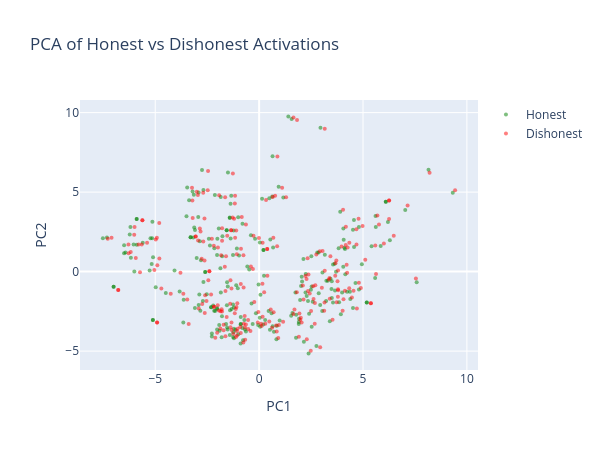

Notebook code for this chart:
### Code cell
# Build training data: dishonest=1 (positive class), honest=0 (negative class)
train_all_acts = t.cat([train_dishonest[mid_layer], train_honest[mid_layer]], dim=0)
train_all_labels = t.cat([t.ones(len(train_dishonest[mid_layer])), t.zeros(len(train_honest[mid_layer]))])

mm_probe = MMProbe.from_data(train_all_acts, train_all_labels)
lr_probe = LRProbe.from_data(train_all_acts, train_all_labels, C=0.001)

# Evaluate MM on train/test
train_all = t.cat([train_dishonest[mid_layer], train_honest[mid_layer]])
train_y = t.cat([t.ones(len(train_dishonest[mid_layer])), t.zeros(len(train_honest[mid_layer]))])
test_all = t.cat([test_dishonest[mid_layer], test_honest[mid_layer]])
test_y = t.cat([t.ones(len(test_dishonest[mid_layer])), t.zeros(len(test_honest[mid_layer]))])

mms_train_acc = (mm_probe.pred(train_all) == train_all_labels).float().mean().item()
mms_test_acc = (mm_probe.pred(test_all) == test_y).float().mean().item()

# Evaluate LR on train/test
lr_train_acc = (lr_probe.pred(train_all) == train_all_labels).float().mean().item()
lr_test_acc = (lr_probe.pred(test_all) == test_y).float().mean().item()

assert mms_train_acc > 0.6, f"MM train accuracy too low: {mms_train_acc:.3f}"
assert lr_train_acc > 0.6, f"LR train accuracy too low: {lr_train_acc:.3f}"

probe_results = pd.DataFrame(
    {
        "Probe": ["MM", "LR"],
        "Train Acc": [f"{mms_train_acc:.3f}", f"{lr_train_acc:.3f}"],
        "Test Acc": [f"{mms_test_acc:.3f}", f"{lr_test_acc:.3f}"],
    }
)
print("Deception probe accuracy:")
display(probe_results)

# PCA scatter of honest vs dishonest
all_acts = t.cat([train_honest[mid_layer], train_dishonest[mid_layer]])
pcs = get_pca_components(all_acts, k=2)
centered = all_acts - all_acts.mean(dim=0)
projected = (centered @ pcs).numpy()
n_honest = len(train_honest[mid_layer])
colors = ["green"] * n_honest + ["red"] * (len(all_acts) - n_honest)

fig = go.Figure()
fig.add_trace(
    go.Scatter(
        x=projected[:n_honest, 0],
        y=projected[:n_honest, 1],
        mode="markers",
        marker=dict(color="green", size=4, opacity=0.5),
        name="Honest",
    )
)
fig.add_trace(
    go.Scatter(
        x=projected[n_honest:, 0],
        y=projected[n_honest:, 1],
        mode="markers",
        marker=dict(color="red", size=4, opacity=0.5),
        name="Dishonest",
    )
)
fig.update_layout(
    title="PCA of Honest vs Dishonest Activations", xaxis_title="PC1", yaxis_title="PC2", height=450, width=600
)
fig.show()

# Histogram of LR scores on test set
lr_scores_test = lr_probe(test_all).detach().numpy()
n_test_dis = len(test_dishonest[mid_layer])
fig = go.Figure()
fig.add_trace(
    go.Histogram(x=lr_scores_test[n_test_dis:], name="Honest", marker_color="green", opacity=0.6, nbinsx=20)
)
fig.add_trace(
    go.Histogram(x=lr_scores_test[:n_test_dis], name="Dishonest", marker_color="red", opacity=0.6, nbinsx=20)
)
fig.update_layout(
    title="LR Probe Score Distribution (Test Set)",
    xaxis_title="P(Deceptive)",
    yaxis_title="Count",
    barmode="overlay",
    height=400,
    width=600,
)
fig.show()

### Figure 1 — Plotly figure (JSON) as saved in the notebook; plotly's stock layout.template omitted (floating-point values rounded to 4 significant figures; data arrays with more than 128 entries replaced by an {"elided": "..."} marker saying what was removed)
{"data": [{"marker": {"color": "green", "opacity": 0.5, "size": 4}, "mode": "markers", "name": "Honest", "type": "scatter", "x": {"elided": "244 float values"}, "y": {"elided": "244 float values"}}, {"marker": {"color": "red", "opacity": 0.5, "size": 4}, "mode": "markers", "name": "Dishonest", "type": "scatter", "x": {"elided": "244 float values"}, "y": {"elided": "244 float values"}}], "layout": {"height": 450, "title": {"text": "PCA of Honest vs Dishonest Activations"}, "width": 600, "xaxis": {"title": {"text": "PC1"}}, "yaxis": {"title": {"text": "PC2"}}}}
